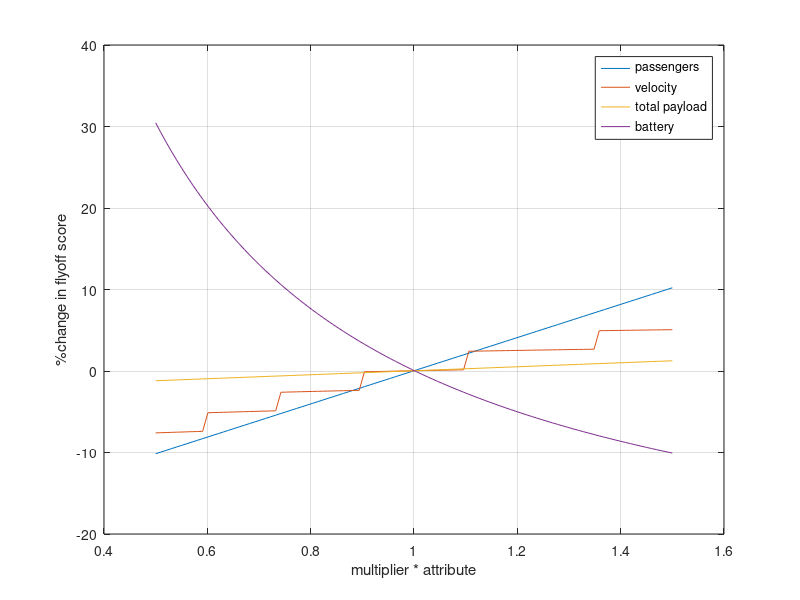

The MATLAB source for this figure:

scale = linspace(0.5,1.5);
max2 = 5/40;
max3 = 8*20/75;

%What variables should we change?
%velocity (ft/s), total payload capacity (lbs), battery capacity (Wh)

% 66 percent of 100Wh (max battery), we can't go over 100Wh 
battery_capacity = 67;
batt_capacities = (zeros(1,100) + battery_capacity).*scale;

%best guess for the amt of payload we might carry(based on last year)
payload_weight = 3;
payload_weights = (zeros(1,100) + payload_weight).*scale;

%time for max payload lap = 63 avg lap time for 15lb plane
velocity = 61;
velocities = (zeros(1,100) + velocity).*scale;

max_air_time = 600; %10 minutes on a single battery probably...
turn180 = 7; %7 seconds average turn with payload
turn360 = 16.25; %16.35 seconds average 360 with payload
lap_time = 2*turn180 + turn360 + 2000/velocity;
laps = floor(max_air_time/lap_time);

%passengers weigh 0.085 lbs each, additional 2 lbs
passenger = 25;
passengers = (zeros(1,100) + passenger).*scale;

% BASELINE_SCORE = 1 + ...
%                  1 + (payload_weight/(3*lap_time))/max2 + ...
%                  2 + (laps*passengers/100)/max3;
BASELINE_SCORE = 5.18; 
%also equivalent to 5.1818

%doesn't go through zero cause of battery capacity i think, maybe the -1\

batt_scores = zeros(1,100); 
for i=1:100
    M1 = 1; 
    M2 = 1 + (payload_weight/(3*lap_time))/max2;
    batt_capacities(i)
    M3 = 2 + (laps*passenger/batt_capacities(i))/max3
    total_score = M1 + M2 + M3;
    batt_scores(i) = 100*(total_score/BASELINE_SCORE -1.1);
end

payload_scores = zeros(1,100);
for i=1:100
    M1 = 1; 
    M2 = 1 + (payload_weights(i)/(3*lap_time))/max2;
    M3 = 2 + (laps*passenger/100)/max3;
    total_score = M1 + M2 + M3; 
    payload_scores(i) = 100*(total_score/BASELINE_SCORE -1);
end

velocity_scores = zeros(1,100);
for i=1:100

    lap_time = 2*turn180 + turn360 + 2000/velocities(i);
    laps = floor(max_air_time/lap_time);

    M1 = 1; 
    M2 = 1 + (payload_weight/(3*lap_time))/max2;
    M3 = 2 + (laps*passenger/100)/max3;
    total_score = M1 + M2 + M3; 
    velocity_scores(i) = 100*(total_score/BASELINE_SCORE -1);
end

%resetting lap time, laps and baseline score
lap_time = 2*turn180 + turn360 + 2000/velocity;
laps = floor(max_air_time/lap_time);
BASELINE_SCORE = 5.18;

passenger_scores = zeros(1,100);
for i=1:100
    M1 = 1; 
    M2 = 1 + (payload_weight/(3*lap_time))/max2;
    M3 = 2 + (laps*passengers(i)/100)/max3;
    total_score = M1 + M2 + M3; 
    passenger_scores(i) = 100*(total_score/BASELINE_SCORE -1);
end

plot(scale, passenger_scores)
hold on 
plot(scale, velocity_scores)
hold on
plot(scale, payload_scores)
hold on
plot(scale, batt_scores)
grid on
xlabel('multiplier * attribute') 
ylabel('%change in flyoff score') 
legend({'passengers','velocity','total payload','battery'},'Location','northeast')

